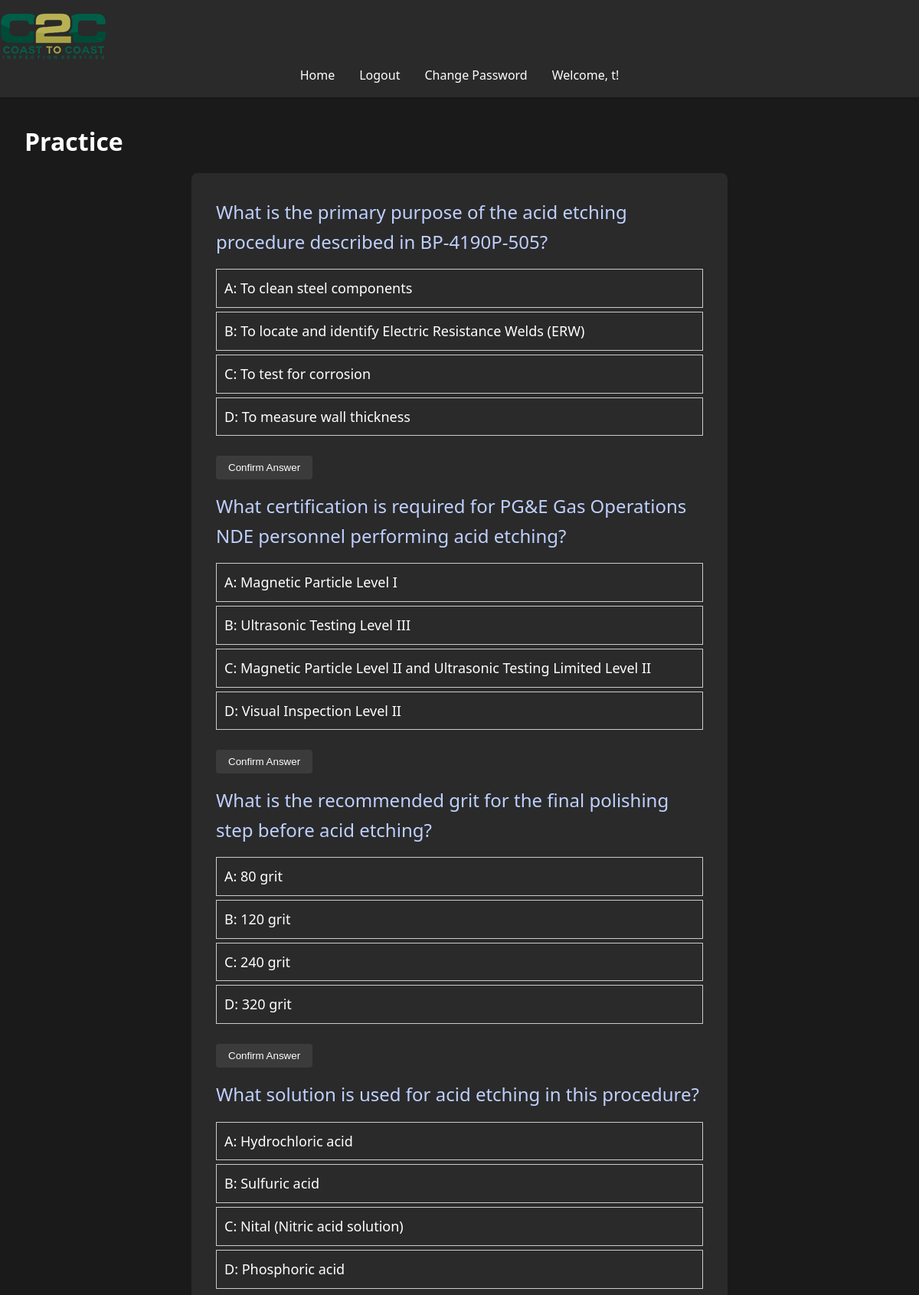
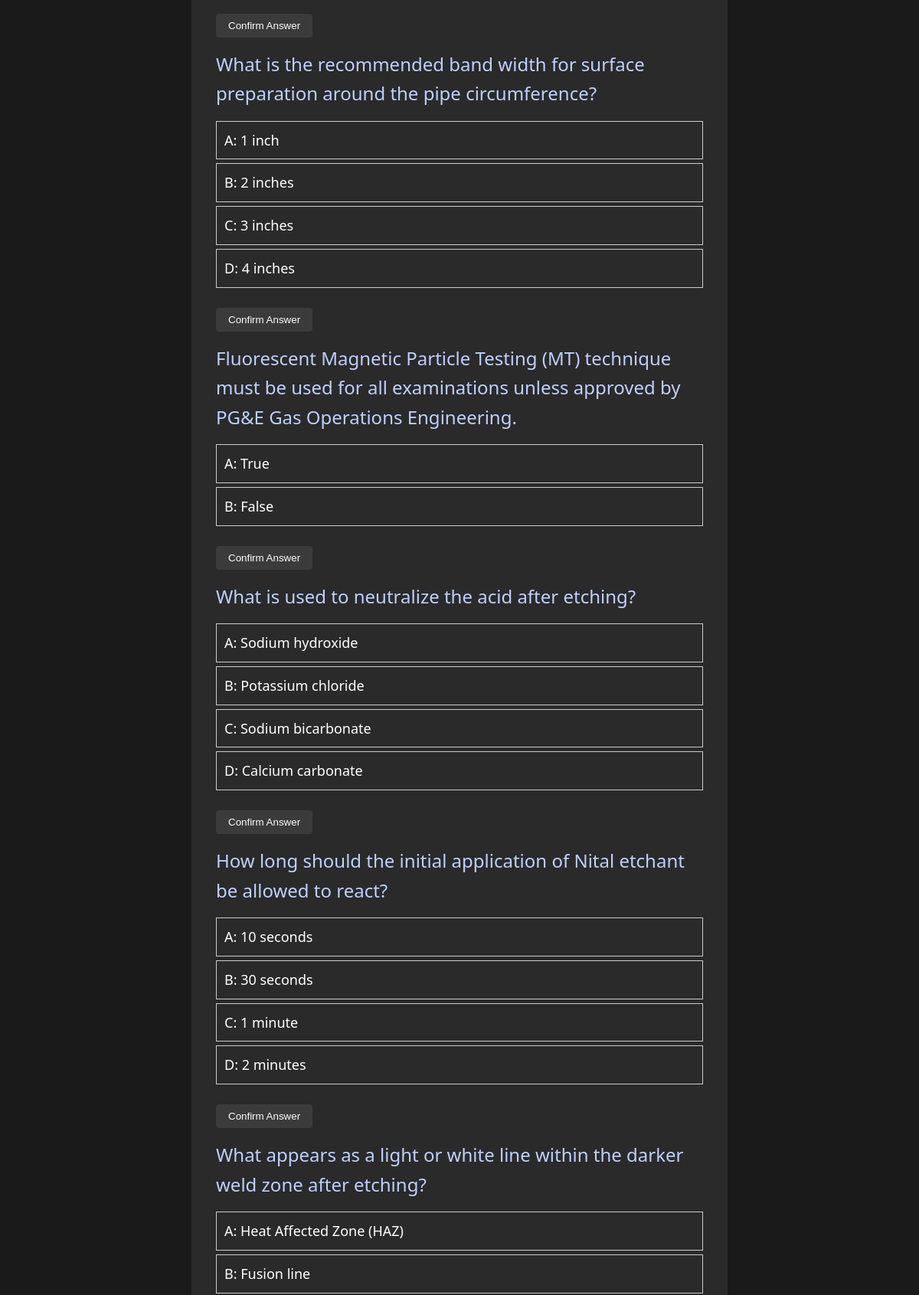
/take_exam/1 (signed in, upper part), run on the app's committed database (2 pictures, top to bottom).
### models.py (models this page shows, shortened)
class User(UserMixin, db.Model):
    id = db.Column(db.Integer, primary_key=True)
    username = db.Column(db.String(80), unique=True, nullable=False)
    password = db.Column(db.String(120), nullable=False)
    is_admin = db.Column(db.Boolean, default=False)
    exam_results = db.relationship('ExamResult', back_populates='user', lazy=True, cascade="all, delete-orphan")
    accesses = db.relationship('ExamAccess', back_populates='user', lazy=True, cascade="all, delete-orphan")
    access_requests = db.relationship('ExamAccessRequest', back_populates='user', lazy=True, cascade="all, delete-orphan")

class Exam(db.Model):
    __tablename__ = 'exam'
    id = db.Column(db.Integer, primary_key=True)
    title = db.Column(db.String(100), nullable=False)
    question_count = db.Column(db.Integer, nullable=False, default=10)
    exam_results = relationship('ExamResult', back_populates='exam', cascade='all, delete-orphan')
    questions = relationship('Question', back_populates='exam', cascade='all, delete-orphan')
    accesses = db.relationship('ExamAccess', back_populates='exam', lazy=True, cascade="all, delete-orphan")
    access_requests = db.relationship('ExamAccessRequest', back_populates='exam', lazy=True, cascade="all, delete-orphan")

class Question(db.Model):
    __tablename__ = 'question'
    id = db.Column(db.Integer, primary_key=True)
    content = db.Column(db.String(500), nullable=False)
    option_a = db.Column(db.String(200), nullable=False)
    option_b = db.Column(db.String(200), nullable=False)
    option_c = db.Column(db.String(200), nullable=True)
    option_d = db.Column(db.String(200), nullable=True)
    correct_answer = db.Column(db.String(1), nullable=False)
    exam_id = db.Column(db.Integer, db.ForeignKey('exam.id'), nullable=False)
    exam = db.relationship('Exam', back_populates='questions')
    missed_questions = db.relationship('MissedQuestion', back_populates='question', lazy=True)

### app.py (the view, shortened to what this page needs)
@app.route('/take_exam/<int:exam_id>', methods=['GET', 'POST'])
@login_required
def take_exam(exam_id):
    exam_access = ExamAccess.query.filter_by(user_id=current_user.id, exam_id=exam_id).first()
    if not exam_access or not exam_access.is_accessible:
        flash('You do not have access to this exam.', 'error')
        return redirect(url_for('home'))
    exam = Exam.query.get_or_404(exam_id)
    if 'answers' not in session:
        session['answers'] = {}
    questions = exam.questions
    return render_template('take_exam.html',
                           exam=exam,
                           questions=questions,
                           answers=session['answers'])

### app.py (called while the page is built)
@app.before_request
def reset_session_on_navigation():
    exam_endpoints = ['take_exam', 'submit_exam']
    current_endpoint = request.endpoint
    if current_endpoint is None:
        return

@app.context_processor
def utility_processor():
    def format_pacific_time(utc_dt):
        pacific_time = utc_to_pacific(utc_dt)
        return pacific_time.strftime('%Y-%m-%d %I:%M:%S %p %Z')
    return dict(format_pacific_time=format_pacific_time)

@login_manager.user_loader
def load_user(user_id):
    return User.query.get(int(user_id))

@app.before_request
def manage_exam_session():
    if 'start_new_exam' in request.args:
        session.pop('answers', None)
        session.pop('current_index', None)
        session.pop('start_time', None)
    elif 'exam_submitted' in session and request.endpoint != 'exam_results':
        session.pop('answers', None)
        session.pop('current_index', None)
        session.pop('start_time', None)
        session.pop('exam_submitted', None)

### templates/take_exam.html (shortened to what this page needs)
{% extends "base.html" %}
{% block content %}
<div class="exam-container">
    <h1 class="exam-title">{{ exam.title }}</h1>
    <form method="POST">
        {% for question in questions %}
        <div class="question-card" id="question_{{ question.id }}" style="font-size: x-large;">
            <div class="question-text" style="color: rgb(191, 208, 255);"> {{ question.content }} </div>
            <div class="options" style="font-size: large;">
                {% for option in [('A', question.option_a), ('B', question.option_b),
                ('C', question.option_c), ('D', question.option_d)] %}
                {% if option[1] %}
                <div class="option" data-value="{{ option[0] }}" onclick="selectOption(this, {{ question.id }})">
                    {{ option[0] }}: {{ option[1] }}
                </div>
                {% endif %}
                {% endfor %}
            </div>
            <button type="button" class="btn btn-primary" style="display: inline-block; margin-top: 10px;"
                onclick="confirmAnswer({{ question.id }})">Confirm Answer</button>
        </div>
        {% endfor %}
    </form>
</div>
{% endblock %}

### templates/base.html (shortened to what this page needs)
<!DOCTYPE html>
<html lang="en">
<head>
    <link rel="stylesheet" href="{{ url_for('static', filename='css/style.css') }}">
</head>
<body>
    <header>
        <nav class="navbar">
            <a class="navbar-brand" href="{{ url_for('home') }}">
                <img src="{{ url_for('static', filename='images/logo.png') }}" alt="Logo" class="logo">
            </a>
            <ul class="navbar-nav">
                <li><a href="{{ url_for('home') }}">Home</a></li>
                {% if current_user.is_authenticated %}
                    <li><a href="{{ url_for('logout') }}">Logout</a></li>
                    <li><a href="{{ url_for('change_password') }}">Change Password</a></li>
                    <li class="user-welcome">
                        <span>Welcome, {{ current_user.username }}!</span>
                    </li>
                {% else %}
                    <li><a href="{{ url_for('login') }}">Login</a></li>
                    <li><a href="{{ url_for('register') }}">Register</a></li>
                {% endif %}
            </ul>
        </nav>
    </header>
    <main>
        {% block content %}{% endblock %}
    </main>
</body>
</html>

### static/css/style.css (style rules this page uses)
:root { --bg-primary: #1a1a1a; --bg-secondary: #2a2a2a; --text-primary: #ffffff; --text-secondary: #b3b3b3; --accent-color: #87c787; --error-color: #cf6679; --success-color: #03dac6; }
* { box-sizing: border-box; margin: 0; padding: 0; }
body { font-family: 'Segoe UI', Tahoma, Geneva, Verdana, sans-serif; line-height: 1.6; color: var(--text-primary); background-color: var(--bg-primary); min-height: 100vh; display: flex; flex-direction: column; }
header { background-color: var(--bg-secondary); padding: 1rem 0; box-shadow: 0 2px 4px rgba(0,0,0,0.1); }
nav ul { display: flex; justify-content: center; align-items: center; height: 100%; list-style-type: none; margin: 0; padding: 0; }
nav ul li { margin: 0 1rem; }
nav ul li a { color: var(--text-primary); text-decoration: none; font-weight: 500; transition: color 0.3s ease; }
main { flex: 1; padding: 2rem; max-width: 1200px; margin: 0 auto; width: 100%; }
h1, h2, h3 { margin-bottom: 1rem; color: var(--text-primary); }
a { color: var(--accent-color); text-decoration: none; transition: color 0.3s ease; }
form { background-color: var(--bg-secondary); padding: 2rem; border-radius: 8px; max-width: 700px; margin: 0 auto; }
form div { margin-bottom: 1rem; }
button { background-color: rgb(59, 59, 59); color: var(--text-primary); padding: 0.5rem 1rem; border: none; border-radius: 4px; cursor: pointer; transition: background-color 0.3s ease; }

### templates/take_exam.html (style rules this page uses)
.option { padding: 10px; border: 1px solid #ccc; cursor: pointer; margin-bottom: 5px; }

### data on the page
User: username "t"
Exam: title "Practice"
Question: content "What is the primary purpose of the acid etching procedure described in BP-4190P-505?", option "A", option_a "To clean steel components", correct_answer "B", option_b "To locate and identify Electric Resistance Welds (ERW)", option "C", option_c "To test for corrosion", option "D", option_d "To measure wall thickness"
Question: content "What certification is required for PG&E Gas Operations NDE personnel performing acid etching?", option "A", option_a "Magnetic Particle Level I", option "B", option_b "Ultrasonic Testing Level III", correct_answer "C", option_c "Magnetic Particle Level II and Ultrasonic Testing Limited Level II", option "D", option_d "Visual Inspection Level II"
Question: content "What is the recommended grit for the final polishing step before acid etching?", option "A", option_a "80 grit", option "B", option_b "120 grit", option "C", option_c "240 grit", correct_answer "D", option_d "320 grit"
Question: content "What solution is used for acid etching in this procedure?", option "A", option_a "Hydrochloric acid", option "B", option_b "Sulfuric acid", correct_answer "C", option_c "Nital (Nitric acid solution)", option "D", option_d "Phosphoric acid"
Question: content "What is the recommended band width for surface preparation around the pipe circumference?", option "A", option_a "1 inch", correct_answer "B", option_b "2 inches", option "C", option_c "3 inches", option "D", option_d "4 inches"
Question: content "Fluorescent Magnetic Particle Testing (MT) technique must be used for all examinations unless approved by PG&E Gas Operations Engineering.", option "A", option_a "True", option "B", option_b "False"
Question: content "What is used to neutralize the acid after etching?", option "A", option_a "Sodium hydroxide", option "B", option_b "Potassium chloride", correct_answer "C", option_c "Sodium bicarbonate", option "D", option_d "Calcium carbonate"
Question: content "How long should the initial application of Nital etchant be allowed to react?", option "A", option_a "10 seconds", correct_answer "B", option_b "30 seconds", option "C", option_c "1 minute", option "D", option_d "2 minutes"
Question: content "What appears as a light or white line within the darker weld zone after etching?", option "A", option_a "Heat Affected Zone (HAZ)", correct_answer "B", option_b "Fusion line"
